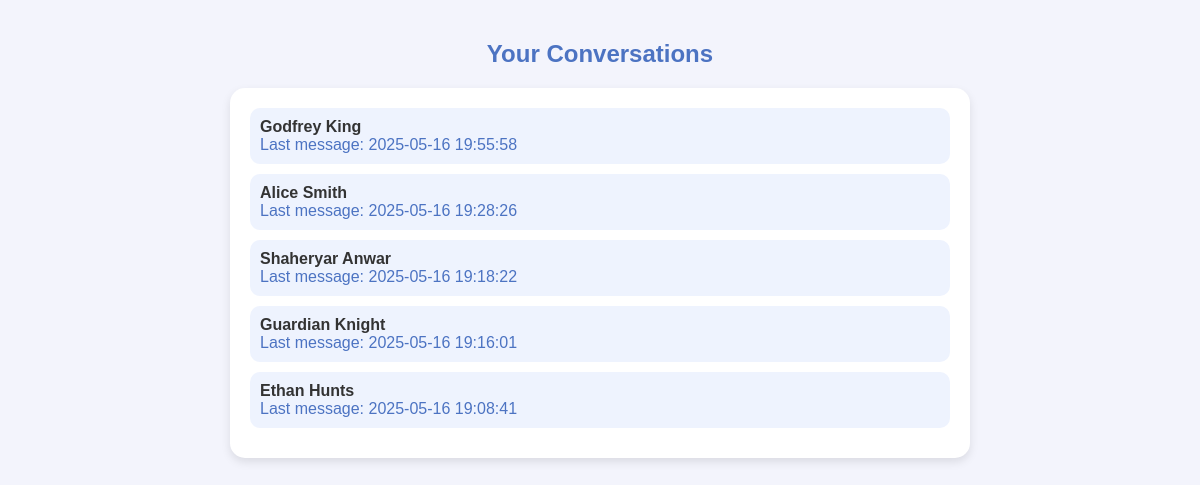
Screenshot of /index.php?controller=chat&action=list (signed in) with the database file from the repository.
### tables this page shows
CREATE TABLE `chat` (
  `chatRoomId` int(11) NOT NULL,
  `clientId` int(11) NOT NULL,
  `nurseId` int(11) NOT NULL,
  `createAt` text NOT NULL,
  `messages` text NOT NULL,
  `serviceCode` text NOT NULL
);

CREATE TABLE `users` (
  `Id` int(6) NOT NULL,
  `email` varchar(255) NOT NULL,
  `password` varchar(128) NOT NULL,
  `firstName` varchar(60) NOT NULL,
  `lastName` varchar(60) NOT NULL,
  `ZipCode` varchar(7) NOT NULL,
  `Gender` enum('Female','Male','Non-binary','Prefer not to say') NOT NULL,
  `createdAt` datetime NOT NULL,
  `updatedAt` datetime NOT NULL,
  `isActive` tinyint(1) NOT NULL DEFAULT 1,
  `DOB` date DEFAULT NULL
);

### Controllers/Controller.php (called while the page is built, shortened)
<?php
class Controller{
    function render($controller, $view, $data = []) {
        extract($data);
        include "Views/$controller/$view.php";
    }
}
?>

### index.php (called while the page is built, shortened)
<?php
$ct = new $controllerClassName();
$ct->route();
?>

### Models/Chat.php (called while the page is built, shortened)
<?php
class Chat extends Model {
    public static function getChatsByUserId($userId, $userType) {
        $conn = self::connect();
        if ($userType === 'nurse') {
            $sql = "SELECT c.*,
            u.firstName as clientFirstName,
            u.lastName as clientLastName,
            p.problem as clientProblem
            FROM chat c
            JOIN users u ON c.clientId = u.Id
            LEFT JOIN patients p ON c.clientId = p.patientID
            WHERE c.nurseId = ?
            ORDER BY c.createAt DESC";
        }
        $stmt = $conn->prepare($sql);
        $stmt->bind_param("i", $userId);
        $stmt->execute();
        $result = $stmt->get_result();
        $chats = [];
        while ($row = $result->fetch_object()) {
            $messagesArray = json_decode($row->messages, true);
            $lastMessage = !empty($messagesArray) ? end($messagesArray) : null;
            $row->lastMessageTime = $lastMessage ? $lastMessage['timestamp'] : $row->createAt;
            $row->unreadCount = 0;
            $chats[] = $row;
        }
        return $chats;
    }
}
?>

### Views/chat/chatList.php (the view, shortened to what this page needs)
<!DOCTYPE html>
<html lang="en">
<head>
    <link rel="stylesheet" type="text/css" href="/NurseProject/Views/styles/chatList.css">
</head>
<body>
    <h2>Your Conversations</h2>
    <div class="chat-list" style="max-width: 700px; margin: auto;">
        <?php if (!empty($chats)): ?>
            <ul>
                <?php foreach ($chats as $chat): ?>
                    <li style="margin-bottom: 10px;">
                        <a href="index.php?controller=chat&action=view&chatRoomId=<?= $chat->chatRoomId ?>">
                            <?php if ($userType === 'nurse'): ?>
                                <strong><?= htmlspecialchars($chat->clientFirstName . ' ' . $chat->clientLastName) ?></strong>
                            <?php else: ?>
                                <strong><?= htmlspecialchars($chat->nurseFirstName . ' ' . $chat->nurseLastName) ?></strong>
                            <?php endif; ?>
                            <br>
                            Last message: <?= isset($chat->lastMessageTime) ? $chat->lastMessageTime : $chat->createAt ?>
                        </a>
                    </li>
                <?php endforeach; ?>
            </ul>
        <?php else: ?>
            <p>You have no active chats.</p>
        <?php endif; ?>
    </div>
</body>
</html>

### Views/styles/chatList.css (style rules this page uses)
body { font-family: Arial, sans-serif; background-color: #f3f4fc; margin: 0; padding: 20px; color: #333; }
h2 { text-align: center; color: #4c73c2; margin-bottom: 20px; }
.chat-list { background-color: #ffffff; border-radius: 15px; box-shadow: 0 4px 10px rgba(0, 0, 0, 0.1); padding: 20px; }
.chat-list ul { list-style: none; padding: 0; margin: 0; }
.chat-list li { margin-bottom: 15px; background-color: #eef3fe; padding: 10px; border-radius: 10px; transition: background-color 0.3s, transform 0.3s; }
.chat-list a { text-decoration: none; color: #4c73c2; display: block; }
.chat-list a strong { color: #333; }

### rows the page displays
chat: users.firstName+lastName "Godfrey King", lastMessageTime "2025-05-16 19:55:58"
chat: users.firstName+lastName "Alice Smith", createAt "2025-05-16 19:28:26"
chat: users.firstName+lastName "Shaheryar Anwar", lastMessageTime "2025-05-16 19:18:22"
chat: users.firstName+lastName "Guardian Knight", lastMessageTime "2025-05-16 19:16:01"
chat: users.firstName+lastName "Ethan Hunts", lastMessageTime "2025-05-16 19:08:41"
